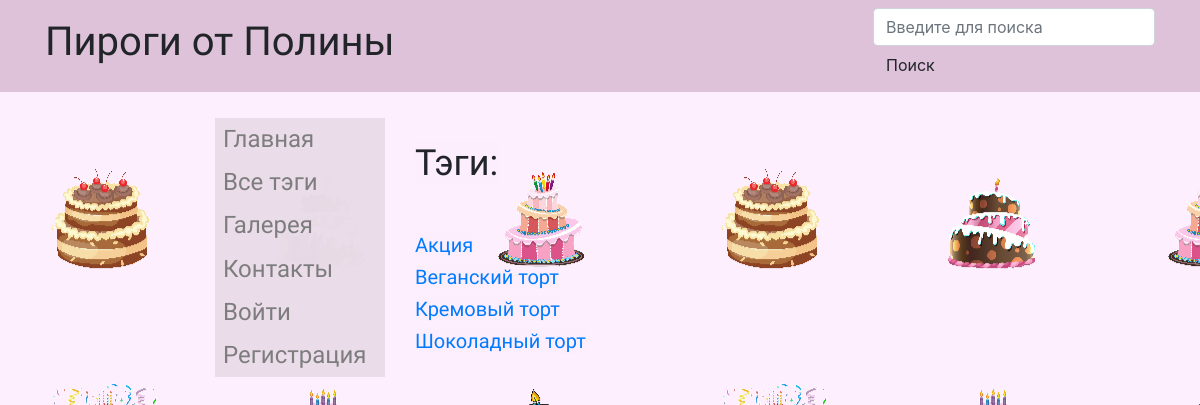
The page /cake/tags/ on the database its author committed.
### cake/models.py (models this page shows, shortened)
class Tag(models.Model):
    title = models.CharField(max_length=50)
    slug = models.SlugField(max_length=50, unique=True)
    def get_absolute_url(self):
        return reverse('tag_detail_url', kwargs={'slug': self.slug})
    class Meta:
        ordering = ['title']

### cake/views.py (the view)
# urls.py: path('tags/', tags_list, name='tags_list_url'),
def tags_list(request):
    tags = Tag.objects.all()
    return render(request, 'cake/tags_list.html', context={'tags': tags})

### cake/templates/cake/tags_list.html (shortened to what this page needs)
{% extends 'cake/cakebase.html' %}
{% block content %}
    <h2 class = "mb-5" >Тэги:</h2>
    {% for tag in tags %}
            <h5><a href="{{ tag.get_absolute_url }}">{{ tag.title }}</a></h5>
    {% endfor %}
{% endblock %}

### static/css/styles.css (style rules this page uses)
body { background-opacity: 0.3; padding-top: 70px; background-image: url(/cake/media/6rdy2.png); background-position: left bottom; background-repeat: repeat; }
h1, h2 { font-family: 'Kurale', serif; }
h2 { font-size: 36px; }
h2, h5 { display: inline-block; background-color: rgba(253,239,253,0.85); background-opacity: 0.3; }
a { font-family: 'Bad Script', cursive; }

### rows shown on the page
Tag: title "Акция"
Tag: title "Веганский торт"
Tag: title "Кремовый торт"
Tag: title "Шоколадный торт"
